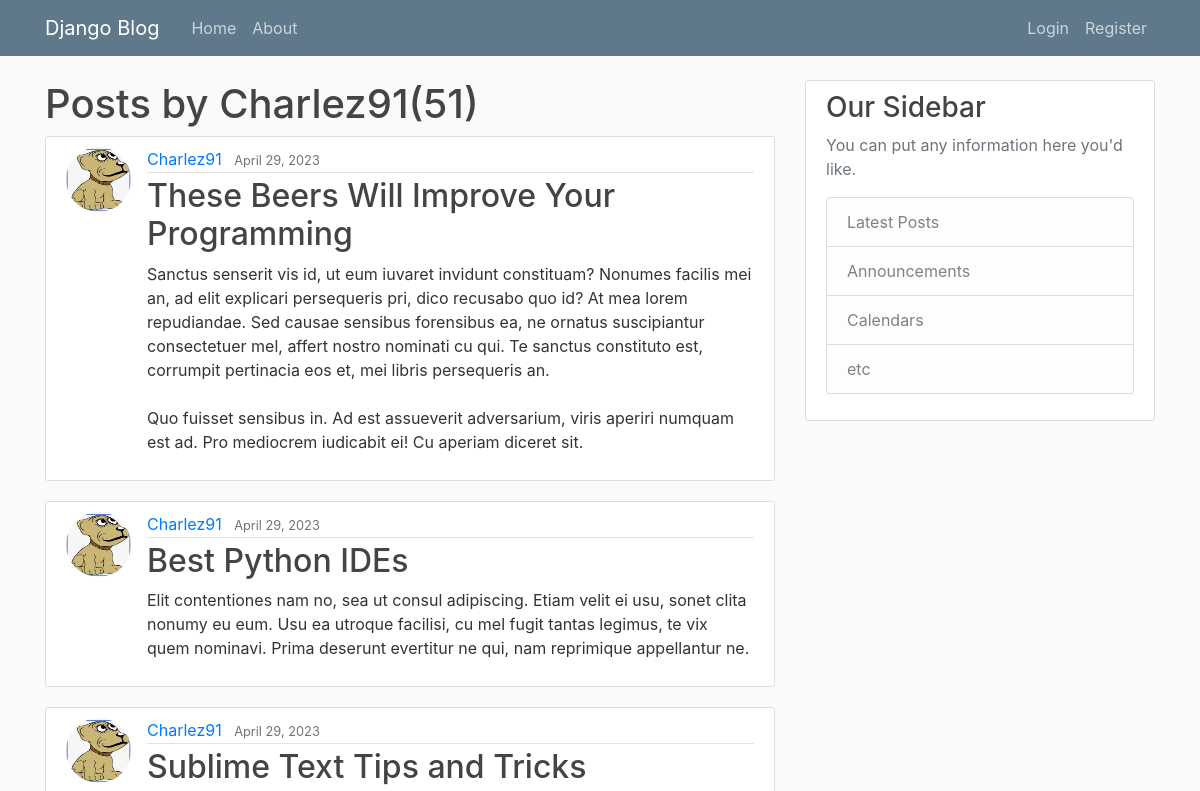
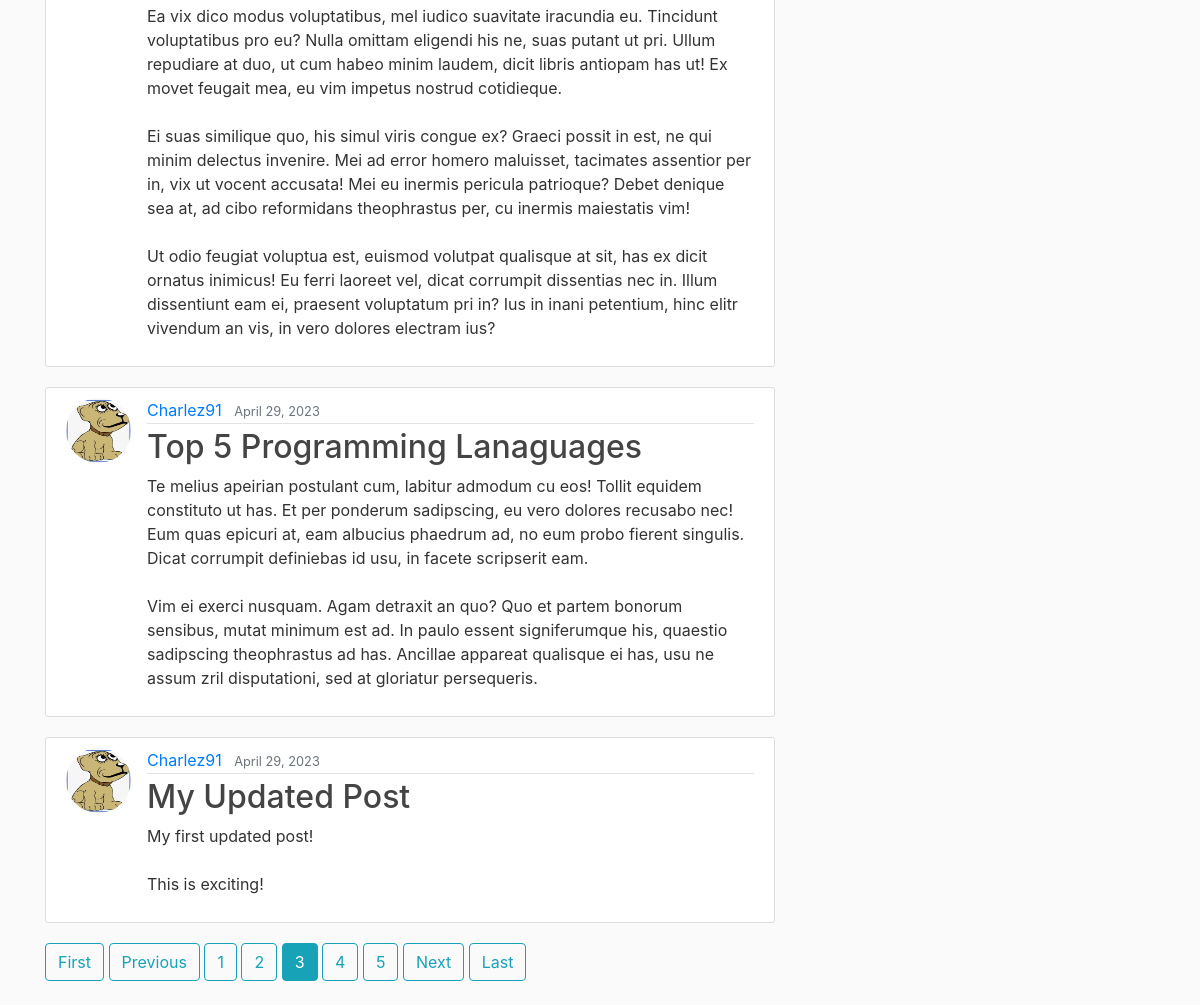
The app's page /user/Charlez91/?page=3 with its own data (2 pictures, top to bottom).
### blog1/models.py (models this page shows, shortened)
class Post(models.Model):
    title = models.CharField(max_length=100, null=False, blank=False)
    content = RichTextField(blank=True)
    date_posted = models.DateTimeField(default=timezone.now)
    modified = models.DateTimeField(auto_now=True)
    author = models.ForeignKey(User, on_delete=models.CASCADE)
    tags = TaggableManager()

### users/models.py (models this page shows, shortened)
class Profile(models.Model):
    user = models.OneToOneField(User, on_delete=models.CASCADE)
    image = models.ImageField(default='default.jpg', upload_to='profile_pics')

### blog1/views.py (the view)
# urls.py: path('user/<str:username>/', views.UserPostListView.as_view(), name='user-posts'),
class UserPostListView(ListView):
    model = Post
    context_object_name = 'posts'
    paginate_by = 5
    template_name = 'blog1/user_posts.html'
    def get_queryset(self):
        user = get_object_or_404(User, username=self.kwargs.get('username'))
        return Post.objects.filter(author=user).order_by('-date_posted')

### blog1/templates/blog1/user_posts.html
{% extends 'blog1/base.html' %}
{% block content %}
    <h1>Posts by {{view.kwargs.username}}({{page_obj.paginator.count}})</h1>
	{% for post in posts %}
		<article class="media content-section">
        <img class="rounded-circle article-img" src="{{ post.author.profile.image.url }}">
		  <div class="media-body">
		    <div class="article-metadata">
		      <a class="mr-2" href="{% url 'user-posts' post.author.username %}">{{ post.author }}</a>
		      <small class="text-muted">{{ post.date_posted |date:"F d, Y" }}</small>
		    </div>
		    <h2><a class="article-title" href="{% url 'post-detail' post.id %}">{{ post.title }}</a></h2>
		    <p class="article-content">{{ post.content|safe }}</p>
		  </div>
		</article>
	{% endfor %}
    {% if is_paginated %}
      {% if page_obj.has_previous %}
        <a class="btn btn-outline-info mb-4" href="?page=1">First</a>
        <a class="btn btn-outline-info mb-4" href="?page={{ page_obj.previous_page_number }}">Previous</a>
      {% endif %}
      {% for num in page_obj.paginator.page_range %}
        {% if page_obj.number == num %}
          <a class="btn btn-info mb-4" href="?page={{ num }}">{{ num }}</a>
        {% elif num > page_obj.number|add:'-3' and num < page_obj.number|add:'3' %}
          <a class="btn btn-outline-info mb-4" href="?page={{ num }}">{{ num }}</a>
        {% endif %}
      {% endfor %}
      {% if page_obj.has_next %}
        <a class="btn btn-outline-info mb-4" href="?page={{ page_obj.next_page_number }}">Next</a>
        <a class="btn btn-outline-info mb-4" href="?page={{ page_obj.paginator.num_pages }}">Last</a>
      {% endif %}
    {% endif %}
{% endblock content %}

### blog1/static/blog1/main.css (style rules this page uses)
body { background: #fafafa; color: #333333; margin-top: 5rem; }
h1, h2, h3, h4, h5, h6 { color: #444444; }
.content-section { background: #ffffff; padding: 10px 20px; border: 1px solid #dddddd; border-radius: 3px; margin-bottom: 20px; }
.article-title { color: #444444; }
.article-content { white-space: pre-line; }
.article-img { height: 65px; width: 65px; margin-right: 16px; }
.article-metadata { padding-bottom: 1px; margin-bottom: 4px; border-bottom: 1px solid #e3e3e3 }

### records on screen
Post: author.profile.image (picture), author "Charlez91", date_posted "April 29, 2023", title "These Beers Will Improve Your Programming", content "Sanctus senserit vis id, ut eum iuvaret invidunt constituam? Nonumes facilis mei an, ad elit explicari persequeris pri, dico recusabo quo id? At mea lorem repudiandae. Sed causae sensibus forensibus ea, ne ornatus suscipiantur consectetuer mel, affert nostro nominati cu qui. Te sanctus constituto est, corrumpit pertinacia eos et, mei libris persequeris an. Quo fuisset sensibus in. Ad est assueverit adversarium, viris aperiri numquam est ad. Pro mediocrem iudicabit ei! Cu aperiam diceret sit."
Post: author.profile.image (picture), author "Charlez91", date_posted "April 29, 2023", title "Best Python IDEs", content "Elit contentiones nam no, sea ut consul adipiscing. Etiam velit ei usu, sonet clita nonumy eu eum. Usu ea utroque facilisi, cu mel fugit tantas legimus, te vix quem nominavi. Prima deserunt evertitur ne qui, nam reprimique appellantur ne."
Post: author.profile.image (picture), author "Charlez91", date_posted "April 29, 2023", title "Sublime Text Tips and Tricks", content "Ea vix dico modus voluptatibus, mel iudico suavitate iracundia eu. Tincidunt voluptatibus pro eu? Nulla omittam eligendi his ne, suas putant ut pri. Ullum repudiare at duo, ut cum habeo minim laudem, dicit libris antiopam has ut! Ex movet feugait mea, eu vim impetus nostrud cotidieque. Ei suas similique quo, his simul viris congue ex? Graeci possit in est, ne qui minim delectus invenire. Mei ad error homero maluisset, tacimates assentior per in, vix ut vocent accusata! Mei eu inermis pericula patrioque? Debet denique sea at, ad cibo reformidans theophrastus per, cu inermis maiestatis vim! Ut odio feugiat voluptua est, euismod volutpat qualisque at sit, has ex dicit ornatus inimicus! Eu…"
Post: author.profile.image (picture), author "Charlez91", date_posted "April 29, 2023", title "Top 5 Programming Lanaguages", content "Te melius apeirian postulant cum, labitur admodum cu eos! Tollit equidem constituto ut has. Et per ponderum sadipscing, eu vero dolores recusabo nec! Eum quas epicuri at, eam albucius phaedrum ad, no eum probo fierent singulis. Dicat corrumpit definiebas id usu, in facete scripserit eam. Vim ei exerci nusquam. Agam detraxit an quo? Quo et partem bonorum sensibus, mutat minimum est ad. In paulo essent signiferumque his, quaestio sadipscing theophrastus ad has. Ancillae appareat qualisque ei has, usu ne assum zril disputationi, sed at gloriatur persequeris."
Post: author.profile.image (picture), author "Charlez91", date_posted "April 29, 2023", title "My Updated Post", content "My first updated post! This is exciting!"

### other values on screen
{{ view.kwargs.username }} "Charlez91"
{{ page_obj.paginator.count }} "51"
{{ num }} "1" "2" "4" "5"
{{ num }} "3"
